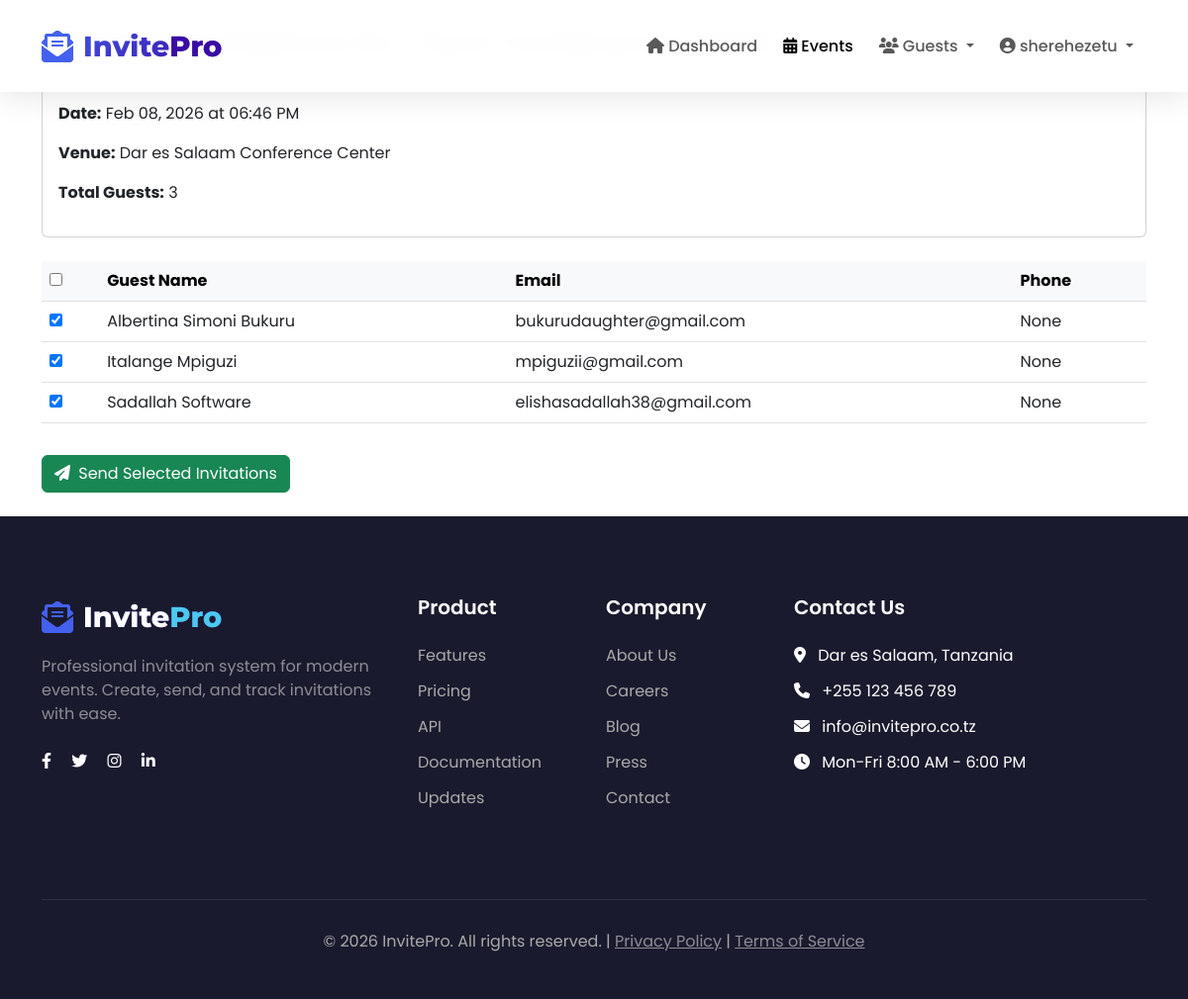
Page /events/31/send-invitations/ (signed in) on the committed database.
### events/models.py (models this page shows, shortened)
class Event(models.Model):
    organizer = models.ForeignKey(settings.AUTH_USER_MODEL, on_delete=models.CASCADE)
    title = models.CharField(max_length=200)
    description = models.TextField(blank=True)
    date = models.DateTimeField()
    venue = models.CharField(max_length=200)
    template_choice = models.CharField(
        max_length=50,
        choices=[
            ('modern', 'Modern Elegant'),
            ('classic', 'Classic Formal'),
            ('floral', 'Floral Design'),
            ('minimal', 'Minimalist'),
            ('custom', 'Custom Template')
        ],
        default='modern'
    )
    template_svg = models.FileField(upload_to='event_templates/', null=True, blank=True)
    primary_color = models.CharField(max_length=50, default='#7C3AED')  # Purple
    secondary_color = models.CharField(max_length=50, default='#F0E6FF')  # Light Purple
    accent_color = models.CharField(max_length=50, default='#852D63')  # Maroon
    background_color = models.CharField(max_length=50, default='#FDF4FF')  # Off-white
    title_font = models.CharField(max_length=100, default='Marckscript-Regular')
    name_font = models.CharField(max_length=100, default='DancingScript-Bold')
    body_font = models.CharField(max_length=100, default='PlayfairDisplay-Regular')
    show_border = models.BooleanField(default=True)
    border_style = models.CharField(
        max_length=50,
        choices=[
            ('simple', 'Simple Line'),
            ('rounded', 'Rounded Corners'),
            ('floral', 'Floral Pattern'),
            ('geometric', 'Geometric')
        ],
        default='rounded'
    )
    show_qr_background = models.BooleanField(default=True)
    show_decorations = models.BooleanField(default=True)
    created_at = models.DateTimeField(auto_now_add=True)

class Guest(models.Model):
    TITLE_CHOICES = [
        ('Mr', 'Mr'),
        ('Mrs', 'Mrs'),
        ('Miss', 'Miss'),
        ('Ms', 'Ms'),
        ('Dr', 'Dr'),
        ('Prof', 'Prof')
    ]
    event = models.ForeignKey(Event, on_delete=models.CASCADE, related_name='guests')
    title = models.CharField(max_length=10, choices=TITLE_CHOICES, default='Mr')
    full_name = models.CharField(max_length=200)
    email = models.EmailField()
    phone = models.CharField(max_length=20, blank=True, null=True)
    notes = models.TextField(blank=True, null=True)
    qr_code = models.UUIDField(default=uuid.uuid4, unique=True, editable=False)
    qr_code_image = models.ImageField(upload_to='guest_qr_codes/', null=True, blank=True)
    invitation_card = models.ImageField(upload_to='invitation_cards/', null=True, blank=True)
    confirmed = models.BooleanField(default=False)
    confirmed_at = models.DateTimeField(null=True, blank=True)
    checked_in_at = models.DateTimeField(null=True, blank=True)
    custom_message = models.TextField(blank=True, null=True)
    seat_number = models.CharField(max_length=20, blank=True, null=True)
    table_number = models.CharField(max_length=10, blank=True, null=True)
    created_at = models.DateTimeField(auto_now_add=True)
    class Meta:
        unique_together = ['event', 'email']
        ordering = ['full_name']

### events/views.py (the view, shortened to what this page needs)
# urls.py: path('events/<int:event_id>/send-invitations/', views.send_event_invitations, name='send_event_invitations'),
@staff_member_required(login_url='login')
def send_event_invitations(request, event_id):
    event = get_object_or_404(Event, id=event_id)
    guests = event.guests.all()
    return render(request, 'events/send_invitations.html', {
        'event': event,
        'guests': guests
    })

### templates/events/send_invitations.html (shortened to what this page needs)
{% extends 'base.html' %}
{% load static %}
{% block content %}
<div class="container py-4">
    <h2 class="mb-4"> Send Invitations for "{{ event.title }}"</h2>
    <div class="card mb-4">
        <div class="card-body">
            <p><strong>Date:</strong> {{ event.date|date:"M d, Y" }} at {{ event.date|time:"h:i A" }}</p>
            <p><strong>Venue:</strong> {{ event.venue }}</p>
            <p><strong>Total Guests:</strong> {{ guests.count }}</p>
        </div>
    </div>
    {% if guests %}
        <form method="post">
            <div class="table-responsive">
                <table class="table table-hover">
                    <thead class="table-light">
                        <tr>
                            <th><input type="checkbox" id="selectAll"></th>
                            <th>Guest Name</th>
                            <th>Email</th>
                            <th>Phone</th>
                        </tr>
                    </thead>
                    <tbody>
                        {% for guest in guests %}
                        <tr>
                            <td><input type="checkbox" name="guest_ids" value="{{ guest.id }}" checked></td>
                            <td>{{ guest.full_name }}</td>
                            <td>{{ guest.email }}</td>
                            <td>{{ guest.phone }}</td>
                        </tr>
                        {% endfor %}
                    </tbody>
                </table>
            </div>
            <button type="submit" class="btn btn-success mt-3">
                <i class="fas fa-paper-plane me-1"></i> Send Selected Invitations
            </button>
        </form>
    {% else %}
        <p class="text-muted">No guests available to send invitations.</p>
    {% endif %}
</div>
{% endblock %}

### templates/base.html (shortened to what this page needs)
<!DOCTYPE html>
<html lang="sw">
<head>
    <link href="https://cdn.jsdelivr.net/npm/bootstrap@5.3.0-alpha1/dist/css/bootstrap.min.css" rel="stylesheet">
    <link rel="stylesheet" href="https://cdnjs.cloudflare.com/ajax/libs/font-awesome/6.4.0/css/all.min.css">
    <link rel="stylesheet" href="https://cdnjs.cloudflare.com/ajax/libs/animate.css/4.1.1/animate.min.css">
</head>
<body>
    {% block navbar %}
    <nav class="navbar navbar-expand-lg navbar-light">
        <div class="container">
            <a class="navbar-brand" href="{% url 'home' %}">
                <i class="fas fa-envelope-open-text"></i>
                <span>Invite<span style="color: #3a0ca3;">Pro</span></span>
            </a>
            <div class="collapse navbar-collapse" id="navbarNav">
                <ul class="navbar-nav ms-auto">
                    {% if user.is_authenticated %}
                        <li class="nav-item">
                            <a class="nav-link {% if request.path == '/dashboard/' %}active{% endif %}"
                               href="{% url 'dashboard' %}">
                                <i class="fas fa-home"></i> Dashboard
                            </a>
                        </li>
                        <li class="nav-item">
                            <a class="nav-link {% if 'events' in request.path %}active{% endif %}"
                               href="{% url 'event_list' %}">
                                <i class="fas fa-calendar-alt"></i> Events
                            </a>
                        </li>
                        <li class="nav-item dropdown">
                            <a class="nav-link dropdown-toggle" href="#" role="button" data-bs-toggle="dropdown">
                                <i class="fas fa-users"></i> Guests
                            </a>
                        </li>
                        <li class="nav-item dropdown">
                            <a class="nav-link dropdown-toggle" href="#" role="button" data-bs-toggle="dropdown">
                                <i class="fas fa-user-circle"></i> {{ user.username }}
                            </a>
                        </li>
                    {% endif %}
                </ul>
            </div>
        </div>
    </nav>
    {% endblock %}
    <main>
        {% block content %}{% endblock %}
    </main>
    {% block footer %}
    <footer class="footer">
        <div class="container">
            <div class="row">
                <div class="col-lg-4 mb-4">
                    <a class="navbar-brand text-white" href="{% url 'home' %}">
                        <i class="fas fa-envelope-open-text"></i>
                        <span>Invite<span style="color: #4cc9f0;">Pro</span></span>
                    </a>
                    <p class="mt-3 text-white-50">
                        Professional invitation system for modern events.
                        Create, send, and track invitations with ease.
                    </p>
                    <div class="social-links mt-4">
                        <a href="#" class="text-white me-3"><i class="fab fa-facebook-f"></i></a>
                        <a href="#" class="text-white me-3"><i class="fab fa-twitter"></i></a>
                        <a href="#" class="text-white me-3"><i class="fab fa-instagram"></i></a>
                        <a href="#" class="text-white"><i class="fab fa-linkedin-in"></i></a>
                    </div>
                </div>
                <div class="col-lg-2 col-md-6 mb-4">
                    <h5>Product</h5>
                    <ul class="footer-links">
                        <li><a href="#features">Features</a></li>
                        <li><a href="#pricing">Pricing</a></li>
                        <li><a href="#">API</a></li>
                        <li><a href="#">Documentation</a></li>
                        <li><a href="#">Updates</a></li>
                    </ul>
                </div>
                <div class="col-lg-2 col-md-6 mb-4">
                    <h5>Company</h5>
                    <ul class="footer-links">
                        <li><a href="#">About Us</a></li>
                        <li><a href="#">Careers</a></li>
                        <li><a href="#">Blog</a></li>
                        <li><a href="#">Press</a></li>
                        <li><a href="#">Contact</a></li>
                    </ul>
                </div>
                <div class="col-lg-4 mb-4">
                    <h5>Contact Us</h5>
                    <ul class="footer-links">
                        <li><i class="fas fa-map-marker-alt me-2"></i> Dar es Salaam, Tanzania</li>
                        <li><i class="fas fa-phone me-2"></i> +255 123 456 789</li>
                        <li><i class="fas fa-envelope me-2"></i> info@invitepro.co.tz</li>
                        <li><i class="fas fa-clock me-2"></i> Mon-Fri 8:00 AM - 6:00 PM</li>
                    </ul>
                </div>
            </div>
            <div class="copyright">
                <p>
                    &copy; {% now "Y" %} InvitePro. All rights reserved. |
                    <a href="#" class="text-white-50">Privacy Policy</a> |
                    <a href="#" class="text-white-50">Terms of Service</a>
                </p>
            </div>
        </div>
    </footer>
    {% endblock %}
</body>
</html>

### rows in the picture
Event: date "Feb 08, 2026", date "06:46 PM", venue "Dar es Salaam Conference Center", count "3"
Guest: full_name "Albertina Simoni Bukuru", email "bukurudaughter@gmail.com", phone "None"
Guest: full_name "Italange Mpiguzi", email "mpiguzii@gmail.com", phone "None"
Guest: full_name "Sadallah Software", email "elishasadallah38@gmail.com", phone "None"

### other values in the picture
{{ user.username }} "sherehezetu"
